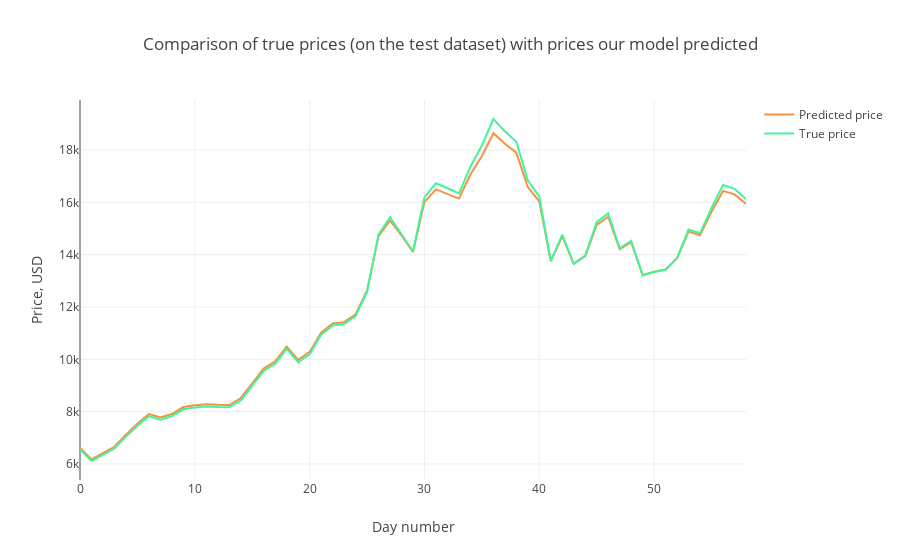

The notebook cell this image was saved under:
### Code cell
trace1 = go.Scatter(
    x = np.arange(0, len(prediction2_inverse), 1),
    y = prediction2_inverse,
    mode = 'lines',
    name = 'Predicted price',
    hoverlabel= dict(namelength=-1),
    line = dict(color=('rgb(244, 146, 65)'), width=2)
)
trace2 = go.Scatter(
    x = np.arange(0, len(Y_test2_inverse), 1),
    y = Y_test2_inverse,
    mode = 'lines',
    name = 'True price',
    line = dict(color=('rgb(66, 244, 155)'), width=2)
)

data = [trace1, trace2]
layout = dict(title = 'Comparison of true prices (on the test dataset) with prices our model predicted',
             xaxis = dict(title = 'Day number'), yaxis = dict(title = 'Price, USD'))
fig = dict(data=data, layout=layout)
py.iplot(fig, filename='results_demonstrating0')

### Figure 1 — Plotly figure (JSON) as saved in the notebook; plotly's stock layout.template omitted (floating-point values rounded to 4 significant figures)
{"data": [{"hoverlabel": {"namelength": -1}, "line": {"color": "rgb(244, 146, 65)", "width": 2}, "mode": "lines", "name": "Predicted price", "type": "scatter", "x": [0, 1, 2, 3, 4, 5, 6, 7, 8, 9, 10, 11, 12, 13, 14, 15, 16, 17, 18, 19, 20, 21, 22, 23, 24, 25, 26, 27, 28, 29, 30, 31, 32, 33, 34, 35, 36, 37, 38, 39, 40, 41, 42, 43, 44, 45, 46, 47, 48, 49, 50, 51, 52, 53, 54, 55, 56, 57, 58], "y": [6623.0, 6174.0, 6411.0, 6658.0, 7120.0, 7539.0, 7911.0, 7779.0, 7909.0, 8176.0, 8244.0, 8282.0, 8262.0, 8255.0, 8518.0, 9064.0, 9648.0, 9924.0, 10490.0, 9979.0, 10280.0, 11020.0, 11370.0, 11420.0, 11720.0, 12620.0, 14710.0, 15310.0, 14730.0, 14100.0, 16020.0, 16500.0, 16320.0, 16140.0, 17060.0, 17770.0, 18640.0, 18240.0, 17900.0, 16590.0, 16030.0, 13750.0, 14700.0, 13650.0, 13950.0, 15140.0, 15450.0, 14210.0, 14480.0, 13230.0, 13350.0, 13430.0, 13860.0, 14880.0, 14740.0, 15640.0, 16440.0, 16300.0, 15950.0]}, {"line": {"color": "rgb(66, 244, 155)", "width": 2}, "mode": "lines", "name": "True price", "type": "scatter", "x": [0, 1, 2, 3, 4, 5, 6, 7, 8, 9, 10, 11, 12, 13, 14, 15, 16, 17, 18, 19, 20, 21, 22, 23, 24, 25, 26, 27, 28, 29, 30, 31, 32, 33, 34, 35, 36, 37, 38, 39, 40, 41, 42, 43, 44, 45, 46, 47, 48, 49, 50, 51, 52, 53, 54, 55, 56, 57, 58], "y": [6556.0, 6114.0, 6347.0, 6590.0, 7046.0, 7459.0, 7827.0, 7697.0, 7825.0, 8090.0, 8157.0, 8194.0, 8175.0, 8168.0, 8429.0, 8972.0, 9556.0, 9832.0, 10400.0, 9888.0, 10190.0, 10940.0, 11290.0, 11350.0, 11660.0, 12580.0, 14780.0, 15430.0, 14800.0, 14130.0, 16200.0, 16730.0, 16540.0, 16340.0, 17360.0, 18170.0, 19190.0, 18720.0, 18320.0, 16830.0, 16220.0, 13760.0, 14770.0, 13650.0, 13960.0, 15240.0, 15580.0, 14250.0, 14530.0, 13210.0, 13340.0, 13420.0, 13880.0, 14960.0, 14820.0, 15790.0, 16670.0, 16520.0, 16120.0]}], "layout": {"title": "Comparison of true prices (on the test dataset) with prices our model predicted", "xaxis": {"title": "Day number"}, "yaxis": {"title": "Price, USD"}}}
